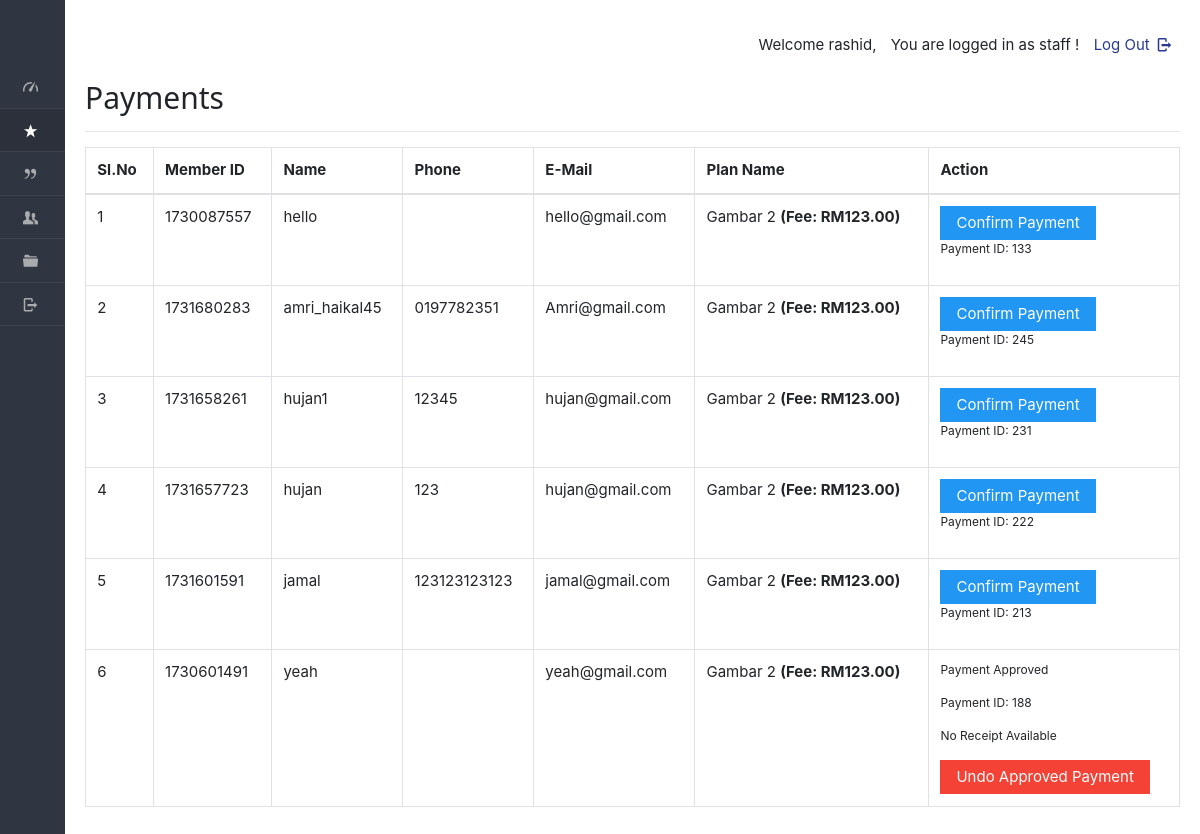
Page /dashboard/coach/payments.php (signed in) on the earlier database version.
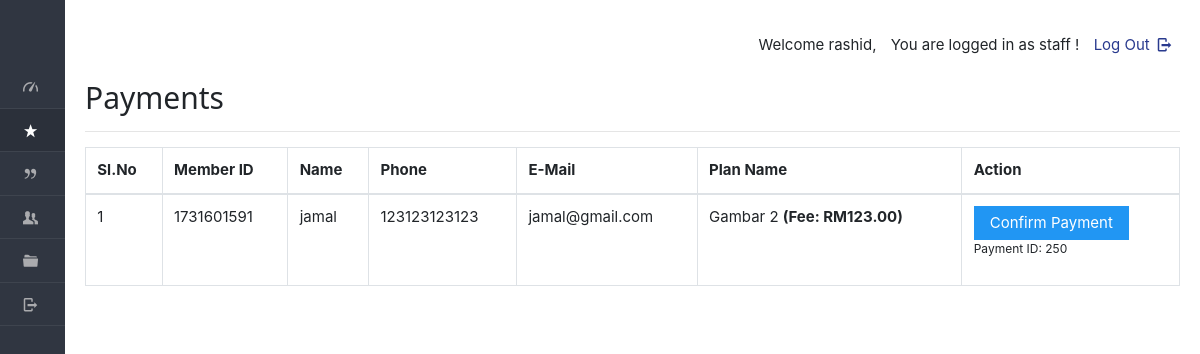
Same page on the later database version.
### tables this page shows
CREATE TABLE IF NOT EXISTS `enrolls_to` (
  `et_id` int NOT NULL AUTO_INCREMENT,
  `planid` varchar(8) NOT NULL,
  `userid` varchar(20) NOT NULL,
  `paid_date` varchar(40) DEFAULT NULL,
  `expire` varchar(40) DEFAULT NULL,
  `hasPaid` varchar(5) NOT NULL DEFAULT 'no',
  `hasApproved` varchar(5) DEFAULT NULL,
  `receiptIMG` varchar(100) DEFAULT NULL,
  PRIMARY KEY (`et_id`)
);

CREATE TABLE IF NOT EXISTS `users` (
  `userid` varchar(20) NOT NULL,
  `pass_key` varchar(100) NOT NULL,
  `imageid` varchar(200) DEFAULT NULL,
  `username` varchar(40) DEFAULT NULL,
  `fullName` varchar(100) DEFAULT NULL,
  `gender` varchar(8) DEFAULT NULL,
  `mobile` varchar(20) DEFAULT NULL,
  `email` varchar(200) DEFAULT NULL,
  `dob` varchar(40) DEFAULT NULL,
  `joining_date` varchar(40) DEFAULT NULL,
  `hasApproved` varchar(10) DEFAULT NULL,
  `matrixNumber` varchar(255) DEFAULT NULL,
  `courseName` varchar(255) DEFAULT NULL,
  `no_ic` varchar(50) DEFAULT NULL,
  PRIMARY KEY (`userid`)
);

CREATE TABLE IF NOT EXISTS `plan` (
  `planid` varchar(8) NOT NULL,
  `tid` varchar(45) DEFAULT NULL,
  `planName` varchar(20) NOT NULL,
  `description` varchar(200) NOT NULL,
  `planType` varchar(50) NOT NULL,
  `startDate` varchar(50) NOT NULL,
  `endDate` varchar(50) NOT NULL,
  `duration` int NOT NULL,
  `validity` varchar(20) NOT NULL DEFAULT 'Lifetime',
  `amount` int DEFAULT '0',
  `active` varchar(255) NOT NULL,
  PRIMARY KEY (`planid`),
  KEY `idx_plan_name` (`planName`),
  KEY `idx_plan_type` (`planType`),
  KEY `idx_description` (`description`),
  KEY `idx_active` (`active`)
);

### dashboard/coach/payments.php (the view, shortened to what this page needs)
<!DOCTYPE html>
<html lang="en">
<head>
    <link rel="stylesheet" href="../../css/style.css"  id="style-resource-5">
    <link rel="stylesheet" href="../../css/dashMain.css">
    <link rel="stylesheet" type="text/css" href="../../css/entypo.css">
    <link href="a1style.css" type="text/css" rel="stylesheet">
	<link rel="stylesheet" href="../../css/bootstrap.min.css">
    <link rel="stylesheet" href="../../css/insidedashboard.css">
	<link rel="stylesheet" href="../../css/dashboard/sidebar.css">
</head>
      <body class="page-body  page-fade" onload="collapseSidebar()">
    	<div class="page-container sidebar-collapsed" id="navbarcollapse">
		<div class="sidebar-menu">
			<header class="logo-env">
			</header>
    		<?php include('nav.php'); ?>
    	</div>
    		<div class="main-content">
				<div class="row">
					<div class="col-md-6 col-sm-8 clearfix">
					</div>
					<div class="col-md-6 col-sm-4 clearfix hidden-xs">
						<ul class="list-inline links-list pull-right">
							<li>
								<a href="logout.php">
									Log Out <i class="entypo-logout right"></i>
								</a>
							</li>
						</ul>
					</div>
				</div>
				<h2>Payments</h2>
<hr />
<table class="table table-bordered">
    <thead>
        <tr>
            <th>Sl.No</th>
            <th>Member ID</th>
            <th>Name</th>
            <th>Phone</th>
            <th>E-Mail</th>
            <th>Plan Name</th>
            <th>Action</th>
        </tr>
    </thead>
    <tbody>
<?php
$staffid = $_SESSION['staffid'];
$query = "SELECT e.*, u.username, u.mobile, u.email, p.planName, p.amount
          FROM enrolls_to e
          JOIN users u ON e.userid = u.userid
          JOIN plan p ON e.planid = p.planid
          JOIN event_staff es ON e.planid = es.planid
          WHERE es.staffid = ?
          AND p.planType = 'event'  -- Assuming there's a planType column to distinguish events
          ORDER BY e.expire";
$stmt = mysqli_prepare($con, $query);
mysqli_stmt_bind_param($stmt, "i", $staffid);
mysqli_stmt_execute($stmt);
$result = mysqli_stmt_get_result($stmt);
$sno = 1;
if (mysqli_num_rows($result) > 0) {
    while ($row = mysqli_fetch_array($result, MYSQLI_ASSOC)) {
        $uid = $row['userid'];
        $planid = $row['planid'];
        $planName = $row['planName'];
        $amount = $row['amount'] ?? 0;
        $hasPaid = $row['hasPaid'];
        $hasApproved = $row['hasApproved'];
        $et_id = $row['et_id'];
        $receiptIMG = $row['receiptIMG'];
echo "<tr>";
echo "<td>" . ($sno ?? '') . "</td>";
echo "<td>" . htmlspecialchars($row['userid'] ?? '') . "</td>";
echo "<td>" . htmlspecialchars($row['username'] ?? '') . "</td>";
echo "<td>" . htmlspecialchars($row['mobile'] ?? '') . "</td>";
echo "<td>" . htmlspecialchars($row['email'] ?? '') . "</td>";
echo "<td>" . htmlspecialchars($planName ?? '') . ($amount > 0 ? " <b>(Fee: RM" . number_format($amount, 2) . ")" : "") . "</b></td>";
        $sno++;
        if ($hasPaid === 'no') {
            echo "<td>
                    <form action='../../dashboard/admin/make_payments.php' method='post'>
                        <input type='hidden' name='userID' value='" . htmlspecialchars($uid) . "'/>
                        <input type='hidden' name='planID' value='" . htmlspecialchars($planid) . "'/>
                        <input type='hidden' name='et_id' value='" . htmlspecialchars($et_id) . "'/>
                        <input type='submit' class='a1-btn a1-blue' value='Confirm Payment'/>
                    </form>
                    <p>Payment ID: $et_id</p>
                  </td>";
        } elseif ($hasPaid === 'yes' && $hasApproved === 'yes') {
            echo "<td>
                    <p>Payment Approved</p>
                    <p>Payment ID: $et_id</p>";
            if (!empty($receiptIMG)) {
                echo "<a href='$receiptIMG' class='a1-btn a1-orange' target='_blank'>View Receipt</a>";
            } else {
                echo "<p>No Receipt Available</p>";
            }
            echo "<form action='../../dashboard/admin/undo_payment.php' method='post' style='display:inline;'>
                    <input type='hidden' name='et_id' value='" . htmlspecialchars($et_id) . "'/>
                    <input type='hidden' name='userID' value='" . htmlspecialchars($uid) . "'/>
                    <input type='hidden' name='planID' value='" . htmlspecialchars($planid) . "'/>
                    <input type='submit' class='a1-btn a1-red' value='Undo Approved Payment' onclick='return confirm(\"Are you sure you want to undo this payment?\");'/>
                  </form>";
            echo "</td>";
        } else {
            echo "<td>No Action Needed</td>";
        }
        echo "</tr>";
    }
} else {
    echo "<tr><td colspan='7'>No records found</td></tr>";
}
?>
    </tbody>
</table>
    	</div>
    </body>
</html>

Differences in the rows shown:
removed enrolls_to: userid "1730087557", userid.username "hello", userid.email "hello@gmail.com", planid.planName "Gambar 2", planid.amount "123.00", et_id "133"
removed enrolls_to: userid "1731680283", userid.username "amri_haikal45", userid.mobile "0197782351", userid.email "Amri@gmail.com", planid.planName "Gambar 2", planid.amount "123.00", et_id "245"
removed enrolls_to: userid "1731658261", userid.username "hujan1", userid.mobile "12345", userid.email "hujan@gmail.com", planid.planName "Gambar 2", planid.amount "123.00", et_id "231"
removed enrolls_to: userid "1731657723", userid.username "hujan", userid.mobile "123", userid.email "hujan@gmail.com", planid.planName "Gambar 2", planid.amount "123.00", et_id "222"
removed enrolls_to: userid "1731601591", userid.username "jamal", userid.mobile "123123123123", userid.email "jamal@gmail.com", planid.planName "Gambar 2", planid.amount "123.00", et_id "213"
removed enrolls_to: userid "1730601491", userid.username "yeah", userid.email "yeah@gmail.com", planid.planName "Gambar 2", planid.amount "123.00", et_id "188", shows "No Receipt Available"
added enrolls_to: userid "1731601591", userid.username "jamal", userid.mobile "123123123123", userid.email "jamal@gmail.com", planid.planName "Gambar 2", planid.amount "123.00", et_id "250"
